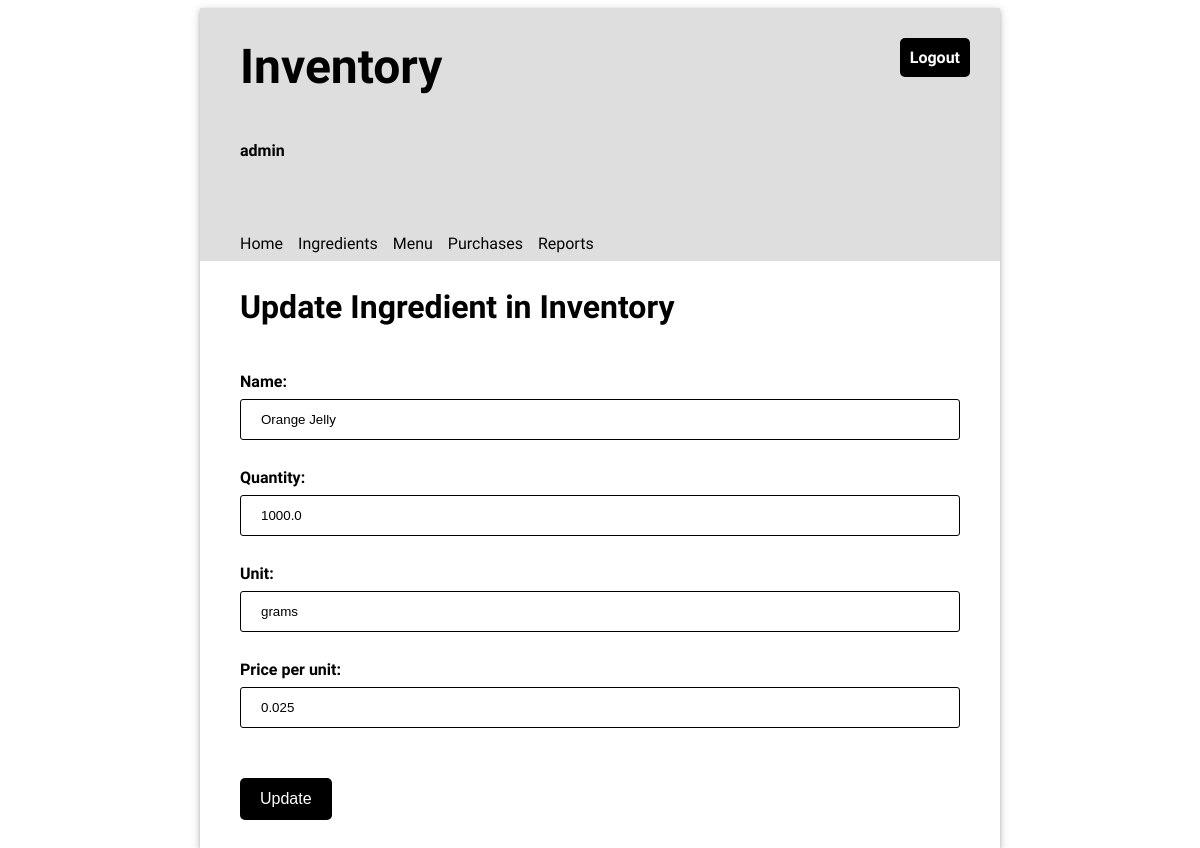
/ingredients/1/update (signed in), run on an earlier commit of the app's database.
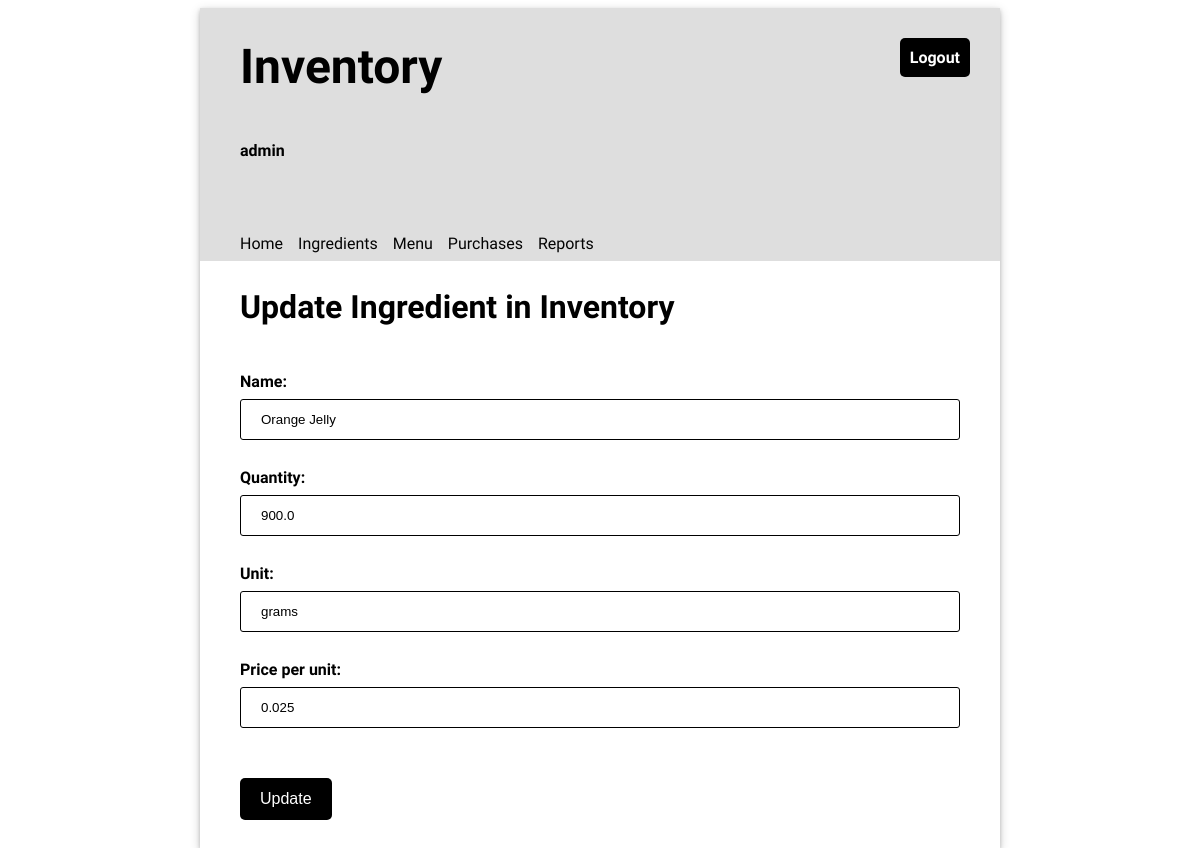
And on a later commit of the database.
### inventory/models.py (models this page shows, shortened)
class Ingredient(models.Model):
    name = models.CharField(max_length=100, unique=True)
    quantity= models.FloatField(default=0)
    unit= models.CharField(max_length=100)
    price_per_unit= models.FloatField(default=0)

### inventory/views.py (the view)
# urls.py: path('ingredients/<slug:pk>/update', views.UpdateIngredientView.as_view(), name="update_ingredient"),
class UpdateIngredientView(LoginRequiredMixin, UpdateView):
    template_name = "inventory/update_ingredient.html"
    model = Ingredient
    form_class = IngredientForm

### inventory/forms.py
class IngredientForm(forms.ModelForm):
    class Meta:
        model = Ingredient
        fields = "__all__"

### inventory/templates/inventory/update_ingredient.html (shortened to what this page needs)
{% extends 'base.html' %}
{% load static %}
{% block content %}
    <h2>Update Ingredient in Inventory</h2>
    <form method="post" class="flex-form">
        {{ form }}
        <input type="submit" value="Update"/>
    </form>
{% endblock %}

What changed in the data, as far as the page shows it:
changed Ingredient "Orange Jelly": quantity "1000.0" → "900.0"
